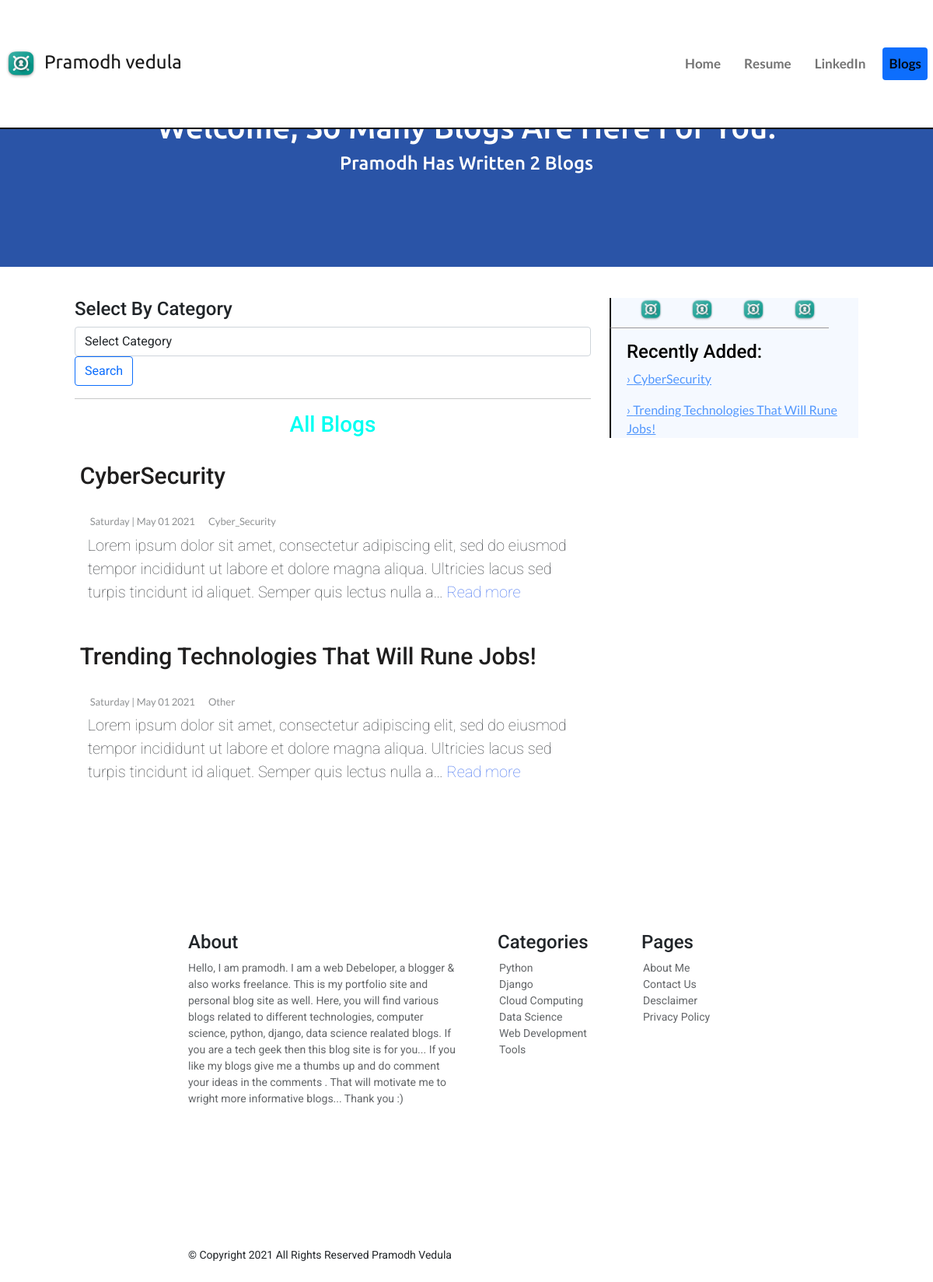
The page / on the database its author committed.
### blog_app/models.py (models this page shows, shortened)
class Blog(models.Model):
    category_choices = (
      ('Python','Python'),
      ('Django','Django'),
      ('Web_Development','Web_Development'),
      ('Data_Science','Data_Science'),
      ('Machine_Learning','Machine_Learning'),
      ('Cloud_Computing','Cloud_Computing'),
      ('Cyber_Security','Cyber_Security'),
      ('Tools','Tools'),
      ('Other','Other'),
   )
    title = models.CharField(max_length=200, unique=True)
    category = models.CharField(choices=category_choices, max_length=255)
    date = models.DateTimeField(auto_now_add=True)
    description = RichTextUploadingField(blank=True, null=True)

### blog_app/views.py (the view)
# urls.py: path('', views.all_blogs, name='all_blogs'),
def all_blogs(request):
   blogs = Blog.objects.order_by('-date')
   category_search = Blog.objects.values_list('category',flat=True).distinct()
   selected_blogs = ''
   category = ''
   if 'category' in request.GET:
      category = request.GET['category']
      if category:
         selected_blogs = blogs.filter(category__iexact=category)
   data = {
      'blogs':blogs,
      'categories':category_search,
      'selected_blogs':selected_blogs,
      'category':category
   }
   return render(request, 'blog/all_blogs.html',data)

### blog_app/templates/blog/all_blogs.html (shortened to what this page needs)
{% extends 'blog/base.html' %}
{% load static %}
{% block content %}
<div class="container-fluid">
   <div id="head">
      <h1>Welcome, so many blogs are here for you.</h1>
      <h2>Pramodh has written {{ blogs.count }} blog{{blogs.count|pluralize}} </h2>
   </div>
</div>
<div id="content">
   <div id="inner">
      <div class="row">
         <div class="col-8" id="id_col8">
            <h4>Select By Category</h4>
            <form method="GET" action="{% url 'blog:all_blogs' %}">
               <div class="form-group" >
                  <select name='category' class="form-control">
                     <option  selected hidden>Select Category</option>
                  </select>
               </div>
               <button class="btn btn-outline-primary btn-block">Search</button>
            </form>
            <div id="all_blogs">
               <hr>
            <h3 style="text-align: center;color:rgb(0, 255, 242);">All Blogs</h3>
            <br>
            {% for blog in blogs %}
            <div class="box">
               <a href="{% url 'blog:detail' blog.id %}">
                  <h1>{{blog.title}}</h1>
               </a>
               <div id='date_category'>
                  <div id="date">
                     {{blog.date|date:'l | M d Y'}}</div>
                     <div id="category">
                        {{blog.category}}
                     </div>
                  </div>
                  <div class="post-body">
                     <p id="description">
                        {{blog.description|striptags|truncatechars:200}}
                        <a href="{% url 'blog:detail' blog.id %}" id="read-more">
                           Read more
                        </a>
                     </p>
                  </div>
               </div>
               {% endfor %}
            </div>
         </div>
         <div class="col-4" id="id_col3">
            {% include 'blog/includes/sidebar.html' %}
         </div>
      </div>
   </div>
</div>
{% endblock %}

### blog_app/templates/blog/base.html (shortened to what this page needs)
{% load static %}
<!doctype html>
<html lang="en">
   <head>
    <link href="https://cdn.jsdelivr.net/npm/bootstrap@5.0.0-beta2/dist/css/bootstrap.min.css" rel="stylesheet">
   <link rel="stylesheet" href="{% static 'blog/style.css'%}">
   </head>
   <body>
      {% include 'blog/includes/navbar.html' %}
      <div>
         {% block content %}{% endblock %}
      </div>
      {% include 'blog/includes/footer.html' %}
     </body>
</html>

### blog_app/templates/blog/includes/navbar.html (shortened to what this page needs)
    {% load static %}
       <nav class="navbar navbar-expand-md navbar-light" style="background-color:#FFFFFF;">
         <div class="container-fluid" >
            <a class="navbar-brand" href="#">
               <img src="{% static 'blog/logo.png' %}"class="d-inline-block align-top" alt="ASB image"><span id="brand-name">Pramodh vedula</span>
            </a>
            <div class="collapse navbar-collapse" id="navbarSupportedContent">
               <ul class="navbar-nav">
                  <li class="nav-item">
                     <a class="nav-link btn btn-outline-success" href="#">Home</a>
                  </li>
                  <li class="nav-item">
                     <a class="nav-link btn btn-outline-success" href="#" target="_blank">Resume</a>
                  </li>
                  <li class="nav-item">
                     <a class="nav-link btn btn-outline-primary" href="#" target="_blank">LinkedIn</a>
                  </li>
                  <li class="nav-item">
                     <a class="nav-link btn btn-outline-primary active" href="{% url 'blog:all_blogs'%}" >Blogs</a>
                  </li>
               </ul>
            </div>
         </div>
      </nav>

### blog_app/templates/blog/includes/sidebar.html
{% load static %}
<div id="sidebar" >
   <div id="sticky">
      <div id="sidebar-social" style="display: inline-block">
         <div>
            <a href="#" target="_blank">
               <img src="{% static 'blog/logo.png' %}" alt="github">
            </a>
         </div>
         <div>
            <a href="#" target="_blank">
               <img src="{% static 'blog/logo.png' %}" alt="hackerrank" >
            </a>
         </div>
         <div>
            <a href="#" target="_blank">
               <img src="{% static 'blog/logo.png' %}" alt="instagram" >
            </a>
         </div>
         <div>
            <a href="#" target="_blank">
               <img src="{% static 'blog/logo.png' %}" alt="linkedin">
            </a>
         </div>
      </div>
      <div id="sidebar-blogs">
         <h4>Recently Added:</h4>
         <div>
            {% for blog in blogs %}
               <a href="{% url 'blog:detail' blog.id %}">
                  <p>&rsaquo; {{blog.title}}<p>
               </a>
            {% endfor %}
         </div>
      </div>
   </div>
</div>

### blog_app/templates/blog/includes/footer.html
{% load static %}
   <div class="container" id="footer">
      <footer>
         <div class="row">
            <div class="col-md-6">
               <h4>About</h4>
               <span>Hello, I am pramodh. I am a web Debeloper, a blogger & also works freelance. This is my portfolio site and personal blog site as well. Here, you will find various blogs related to different technologies, computer science, python, django, data science realated blogs. If you are a tech geek then this blog site is for you... If you like my blogs give me a thumbs up and do comment your ideas in the comments . That will motivate me to wright more informative blogs... Thank you :) </span>
            </div>
            <div class="col-md-3">
               <h4>Categories</h4>
               <ul>
                  <li> <a href="#">Python</li></a>
                  <li> <a href="#">Django</li></a>
                  <li> <a href="#">Cloud Computing</li></a>
                  <li> <a href="#">Data Science</li></a>
                  <li> <a href="#">Web Development</li></a>
                  <li> <a href="#">Tools</li></a>
               </ul>
            </div>
            <div class="col-md-3">
               <h4>Pages</h4>
               <ul>
                  <li> <a href="#"> About Me</li></a>
                  <li> <a href="#"> Contact Us</li></a>
                  <li> <a href="#"> Desclaimer</li></a>
                  <li> <a href="#"> Privacy Policy</li></a>
               </ul>
            </div>
         </div>
      </footer>
      <footer>
         <div style="text-align: center;">
         &copy; Copyright 2021 All Rights Reserved Pramodh Vedula</div>
      </footer>
      </div>

### blog_app/static/blog/style.css (style rules this page uses)
* { margin: 0; padding: 0; }
html { scroll-behavior: smooth; }
body { font-family: 'Roboto', sans-serif; background-color: #FFFFFF; }
.container-fluid { padding: 0; }
.navbar { position: fixed; background:scroll; width: 100%; top:0; padding: 0; margin: 0; height: 10%; z-index: 10; border-bottom: 2px solid #000; }
.navbar .container-fluid #brand-name { margin-left: 10px; font-size: x-large; font-family: 'Ubuntu',sans-serif; }
.navbar .navbar-nav { position: absolute; right: 0; }
.navbar .navbar-nav .nav-item .btn { border:0; font-size: 17px; font-weight: bold; font-family: 'Lato', sans-serif; }
.navbar .navbar-brand img { height: 40px; width: 40px; margin-left: 7px; }
.navbar .navbar-nav .nav-item { margin: 0 7px; }
.container-fluid #head { margin-top: 30px; padding: 120px 160px 60px 160px; text-align: center; text-transform: capitalize; background-color: #2A54A7; color:#FFFFFF; font-family: 'Ubuntu',sans-serif; font-weight: bolder !important; }
.container-fluid #head h2 { font-size: x-large; }
#content { padding: 40px 8vw ; }
#content .box { margin-bottom:50px; padding-left:1% ; transition: 0.5s ease; cursor: pointer; }
#content .box h1 { font-size: 30px; padding-bottom:20px ; }
#content #inner #all_blogs a { text-decoration: none; color: rgb(31, 30, 30); }
#content #inner #all_blogs a h1 { text-transform: capitalize; }
#content #inner #all_blogs #date_category div { display: inline-block; font-size: 13px; font-family: 'Lato',sans-serif; opacity: 0.50; padding-left: 13px; margin: -5px auto 10px; }
#content #inner #all_blogs #description { font-size: 20px; font-weight: lighter; margin: -5px auto 10px; font-family:'Roboto', sans-serif; padding-left: 10px; opacity: 90%; }
#content #inner #all_blogs #description #read-more { color:rgb(50, 100, 238); font-weight: lighter; }
#sidebar { padding: 0 ; height: 20vh; }
#sticky { background: #f5f9ff; color: #000; width: 100%; font-size:16px; margin: 0; }
#sidebar #sticky #sidebar-social { text-align: center; opacity: 90%; border-bottom: 1px solid rgb(146, 142, 142); padding-bottom:1vh; }
#sidebar #sticky #sidebar-social div { display: inline-block; padding: 0 16px; }
#sidebar #sticky #sidebar-social div a img { height: 30px; width: 30px; }
#sidebar #sticky #sidebar-blogs { padding-top: 16px ; }
#sidebar #sticky #sidebar-blogs div { font-family: 'Lato'; opacity: 70%; }
#sidebar-social, #sidebar-blogs { border-left: 2px solid black; padding-left:20px; }
footer { clear: both; padding: 40px 200px; font-family: 'Roboto', sans-serif; display: inline-block; font-size: 14px; margin-top: 60px; }
footer .col-md-3 { padding-left: 40px; }
footer .col-md-6 { padding-bottom: 40px; }
footer ul li { list-style-type: none; margin-left: -30px; }
footer ul li, footer .row .col-md-6 span { opacity: 70%; }
footer ul li a { text-decoration: none; color: #212529; }
img { max-width: 100%; }
@media screen and (min-width: 950px) { #blog_title ,.container-fluid #head { font-size: 55px; line-height: 2em; padding: 110px 200px; } }

### rows shown on the page
Blog: title "CyberSecurity", date|M "Saturday | May 01 2021", category "Cyber_Security", description "Lorem ipsum dolor sit amet, consectetur adipiscing elit, sed do eiusmod tempor incididunt ut labore et dolore magna aliqua. Ultricies lacus sed turpis tincidunt id aliquet. Semper quis lectus nulla a…"
Blog: title "Trending Technologies That Will Rune Jobs!", date|M "Saturday | May 01 2021", category "Other", description "Lorem ipsum dolor sit amet, consectetur adipiscing elit, sed do eiusmod tempor incididunt ut labore et dolore magna aliqua. Ultricies lacus sed turpis tincidunt id aliquet. Semper quis lectus nulla a…"

### other values the page prints
{{ blogs.count }} "2"
